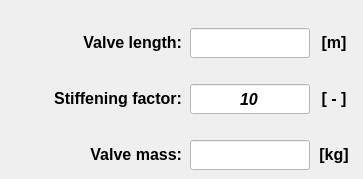
    <widget class="QWidget" name="tab_insert_by_element">
     <attribute name="title">
      <string>Element selection</string>
     </attribute>
     <widget class="QLineEdit" name="lineEdit_valve_mass_element">
      <property name="enabled">
       <bool>true</bool>
      </property>
      <property name="geometry">
       <rect>
        <x>190</x>
        <y>140</y>
        <width>120</width>
        <height>30</height>
       </rect>
      </property>
      <property name="minimumSize">
       <size>
        <width>120</width>
        <height>30</height>
       </size>
      </property>
      <property name="maximumSize">
       <size>
        <width>120</width>
        <height>30</height>
       </size>
      </property>
      <property name="sizeIncrement">
       <size>
        <width>0</width>
        <height>26</height>
       </size>
      </property>
      <property name="font">
       <font>
        <family>Arial</family>
        <pointsize>12</pointsize>
        <weight>75</weight>
        <italic>true</italic>
        <bold>true</bold>
       </font>
      </property>
      <property name="focusPolicy">
       <enum>Qt::ClickFocus</enum>
      </property>
      <property name="styleSheet">
       <string notr="true">color: rgb(0, 0, 0);
background-color: rgb(255, 255, 255);</string>
      </property>
      <property name="alignment">
       <set>Qt::AlignCenter</set>
      </property>
     </widget>
     <widget class="QLabel" name="label_107">
      <property name="enabled">
       <bool>true</bool>
      </property>
      <property name="geometry">
       <rect>
        <x>314</x>
        <y>140</y>
        <width>40</width>
        <height>30</height>
       </rect>
      </property>
      <property name="minimumSize">
       <size>
        <width>40</width>
        <height>30</height>
       </size>
      </property>
      <property name="maximumSize">
       <size>
        <width>40</width>
        <height>30</height>
       </size>
      </property>
      <property name="font">
       <font>
        <family>Arial</family>
        <pointsize>12</pointsize>
        <weight>75</weight>
        <italic>true</italic>
        <bold>true</bold>
       </font>
      </property>
      <property name="mouseTracking">
       <bool>true</bool>
      </property>
      <property name="text">
       <string>&lt;html&gt;&lt;head/&gt;&lt;body&gt;&lt;p align=&quot;center&quot;&gt;&lt;span style=&quot; font-style:normal;&quot;&gt;[kg]&lt;/span&gt;&lt;/p&gt;&lt;/body&gt;&lt;/html&gt;</string>
      </property>
      <property name="alignment">
       <set>Qt::AlignCenter</set>
      </property>
     </widget>
     <widget class="QLabel" name="label_104">
      <property name="enabled">
       <bool>true</bool>
      </property>
      <property name="geometry">
       <rect>
        <x>314</x>
        <y>28</y>
        <width>40</width>
        <height>30</height>
       </rect>
      </property>
      <property name="minimumSize">
       <size>
        <width>40</width>
        <height>30</height>
       </size>
      </property>
      <property name="maximumSize">
       <size>
        <width>40</width>
        <height>30</height>
       </size>
      </property>
      <property name="font">
       <font>
        <family>Arial</family>
        <pointsize>12</pointsize>
        <weight>75</weight>
        <italic>true</italic>
        <bold>true</bold>
       </font>
      </property>
      <property name="mouseTracking">
       <bool>true</bool>
      </property>
      <property name="text">
       <string>&lt;html&gt;&lt;head/&gt;&lt;body&gt;&lt;p align=&quot;center&quot;&gt;&lt;span style=&quot; font-style:normal;&quot;&gt;[m]&lt;/span&gt;&lt;/p&gt;&lt;/body&gt;&lt;/html&gt;</string>
      </property>
      <property name="alignment">
       <set>Qt::AlignCenter</set>
      </property>
     </widget>
     <widget class="QLabel" name="label_selected_id_7">
      <property name="enabled">
       <bool>true</bool>
      </property>
      <property name="geometry">
       <rect>
        <x>22</x>
        <y>140</y>
        <width>160</width>
        <height>30</height>
       </rect>
      </property>
      <property name="minimumSize">
       <size>
        <width>160</width>
        <height>30</height>
       </size>
      </property>
      <property name="maximumSize">
       <size>
        <width>160</width>
        <height>30</height>
       </size>
      </property>
      <property name="font">
       <font>
        <family>Arial</family>
        <pointsize>12</pointsize>
        <weight>75</weight>
        <italic>false</italic>
        <bold>true</bold>
       </font>
      </property>
      <property name="mouseTracking">
       <bool>true</bool>
      </property>
      <property name="text">
       <string>&lt;html&gt;&lt;head/&gt;&lt;body&gt;&lt;p align=&quot;right&quot;&gt;Valve mass:&lt;/p&gt;&lt;/body&gt;&lt;/html&gt;</string>
      </property>
      <property name="alignment">
       <set>Qt::AlignLeading|Qt::AlignLeft|Qt::AlignVCenter</set>
      </property>
     </widget>
     <widget class="QLabel" name="label_selected_id_12">
      <property name="enabled">
       <bool>true</bool>
      </property>
      <property name="geometry">
       <rect>
        <x>22</x>
        <y>28</y>
        <width>160</width>
        <height>30</height>
       </rect>
      </property>
      <property name="minimumSize">
       <size>
        <width>160</width>
        <height>30</height>
       </size>
      </property>
      <property name="maximumSize">
       <size>
        <width>160</width>
        <height>30</height>
       </size>
      </property>
      <property name="font">
       <font>
        <family>Arial</family>
        <pointsize>12</pointsize>
        <weight>75</weight>
        <italic>false</italic>
        <bold>true</bold>
       </font>
      </property>
      <property name="mouseTracking">
       <bool>true</bool>
      </property>
      <property name="text">
       <string>&lt;html&gt;&lt;head/&gt;&lt;body&gt;&lt;p align=&quot;right&quot;&gt;Valve length:&lt;/p&gt;&lt;/body&gt;&lt;/html&gt;</string>
      </property>
      <property name="alignment">
       <set>Qt::AlignRight|Qt::AlignTrailing|Qt::AlignVCenter</set>
      </property>
     </widget>
     <widget class="QLineEdit" name="lineEdit_valve_length_element">
      <property name="enabled">
       <bool>true</bool>
      </property>
      <property name="geometry">
       <rect>
        <x>190</x>
        <y>28</y>
        <width>120</width>
        <height>30</height>
       </rect>
      </property>
      <property name="minimumSize">
       <size>
        <width>120</width>
        <height>30</height>
       </size>
      </property>
      <property name="maximumSize">
       <size>
        <width>120</width>
        <height>30</height>
       </size>
      </property>
      <property name="sizeIncrement">
       <size>
        <width>0</width>
        <height>26</height>
       </size>
      </property>
      <property name="font">
       <font>
        <family>Arial</family>
        <pointsize>12</pointsize>
        <weight>75</weight>
        <italic>true</italic>
        <bold>true</bold>
        <stylestrategy>PreferAntialias</stylestrategy>
       </font>
      </property>
      <property name="mouseTracking">
       <bool>true</bool>
      </property>
      <property name="tabletTracking">
       <bool>false</bool>
      </property>
      <property name="focusPolicy">
       <enum>Qt::ClickFocus</enum>
      </property>
      <property name="toolTip">
       <string>Diametros</string>
      </property>
      <property name="toolTipDuration">
       <number>-1</number>
      </property>
      <property name="statusTip">
       <string/>
      </property>
      <property name="whatsThis">
       <string/>
      </property>
      <property name="accessibleDescription">
       <string/>
      </property>
      <property name="styleSheet">
       <string notr="true">color: rgb(0, 0, 255);
background-color: rgb(255, 255, 255);</string>
      </property>
      <property name="inputMask">
       <string/>
      </property>
      <property name="text">
       <string/>
      </property>
      <property name="frame">
       <bool>true</bool>
      </property>
      <property name="echoMode">
       <enum>QLineEdit::Normal</enum>
      </property>
      <property name="alignment">
       <set>Qt::AlignCenter</set>
      </property>
      <property name="dragEnabled">
       <bool>false</bool>
      </property>
     </widget>
     <widget class="QLabel" name="label_111">
      <property name="enabled">
       <bool>true</bool>
      </property>
      <property name="geometry">
       <rect>
        <x>314</x>
        <y>84</y>
        <width>40</width>
        <height>30</height>
       </rect>
      </property>
      <property name="minimumSize">
       <size>
        <width>40</width>
        <height>30</height>
       </size>
      </property>
      <property name="maximumSize">
       <size>
        <width>40</width>
        <height>30</height>
       </size>
      </property>
      <property name="font">
       <font>
        <family>Arial</family>
        <pointsize>12</pointsize>
        <weight>75</weight>
        <italic>true</italic>
        <bold>true</bold>
       </font>
      </property>
      <property name="mouseTracking">
       <bool>true</bool>
      </property>
      <property name="text">
       <string>&lt;html&gt;&lt;head/&gt;&lt;body&gt;&lt;p align=&quot;center&quot;&gt;&lt;span style=&quot; font-style:normal;&quot;&gt;[ - ]&lt;/span&gt;&lt;/p&gt;&lt;/body&gt;&lt;/html&gt;</string>
      </property>
      <property name="alignment">
       <set>Qt::AlignCenter</set>
      </property>
     </widget>
     <widget class="QLineEdit" name="lineEdit_stiffening_factor_element">
      <property name="enabled">
       <bool>true</bool>
      </property>
      <property name="geometry">
       <rect>
        <x>190</x>
        <y>84</y>
        <width>120</width>
        <height>30</height>
       </rect>
      </property>
      <property name="minimumSize">
       <size>
        <width>120</width>
        <height>30</height>
       </size>
      </property>
      <property name="maximumSize">
       <size>
        <width>120</width>
        <height>30</height>
       </size>
      </property>
      <property name="sizeIncrement">
       <size>
        <width>0</width>
        <height>26</height>
       </size>
      </property>
      <property name="font">
       <font>
        <family>Arial</family>
        <pointsize>12</pointsize>
        <weight>75</weight>
        <italic>true</italic>
        <bold>true</bold>
       </font>
      </property>
      <property name="focusPolicy">
       <enum>Qt::ClickFocus</enum>
      </property>
      <property name="styleSheet">
       <string notr="true">color: rgb(0, 0, 0);
background-color: rgb(255, 255, 255);</string>
      </property>
      <property name="text">
       <string>10</string>
      </property>
      <property name="alignment">
       <set>Qt::AlignCenter</set>
      </property>
     </widget>
     <widget class="QLabel" name="label_selected_id_8">
      <property name="enabled">
       <bool>true</bool>
      </property>
      <property name="geometry">
       <rect>
        <x>22</x>
        <y>84</y>
        <width>160</width>
        <height>30</height>
       </rect>
      </property>
      <property name="minimumSize">
       <size>
        <width>160</width>
        <height>30</height>
       </size>
      </property>
      <property name="maximumSize">
       <size>
        <width>160</width>
        <height>30</height>
       </size>
      </property>
      <property name="font">
       <font>
        <family>Arial</family>
        <pointsize>12</pointsize>
        <weight>75</weight>
        <italic>false</italic>
        <bold>true</bold>
       </font>
      </property>
      <property name="mouseTracking">
       <bool>true</bool>
      </property>
      <property name="text">
       <string>&lt;html&gt;&lt;head/&gt;&lt;body&gt;&lt;p align=&quot;right&quot;&gt;Stiffening factor:&lt;/p&gt;&lt;/body&gt;&lt;/html&gt;</string>
      </property>
      <property name="alignment">
       <set>Qt::AlignLeading|Qt::AlignLeft|Qt::AlignVCenter</set>
      </property>
     </widget>
    </widget>
